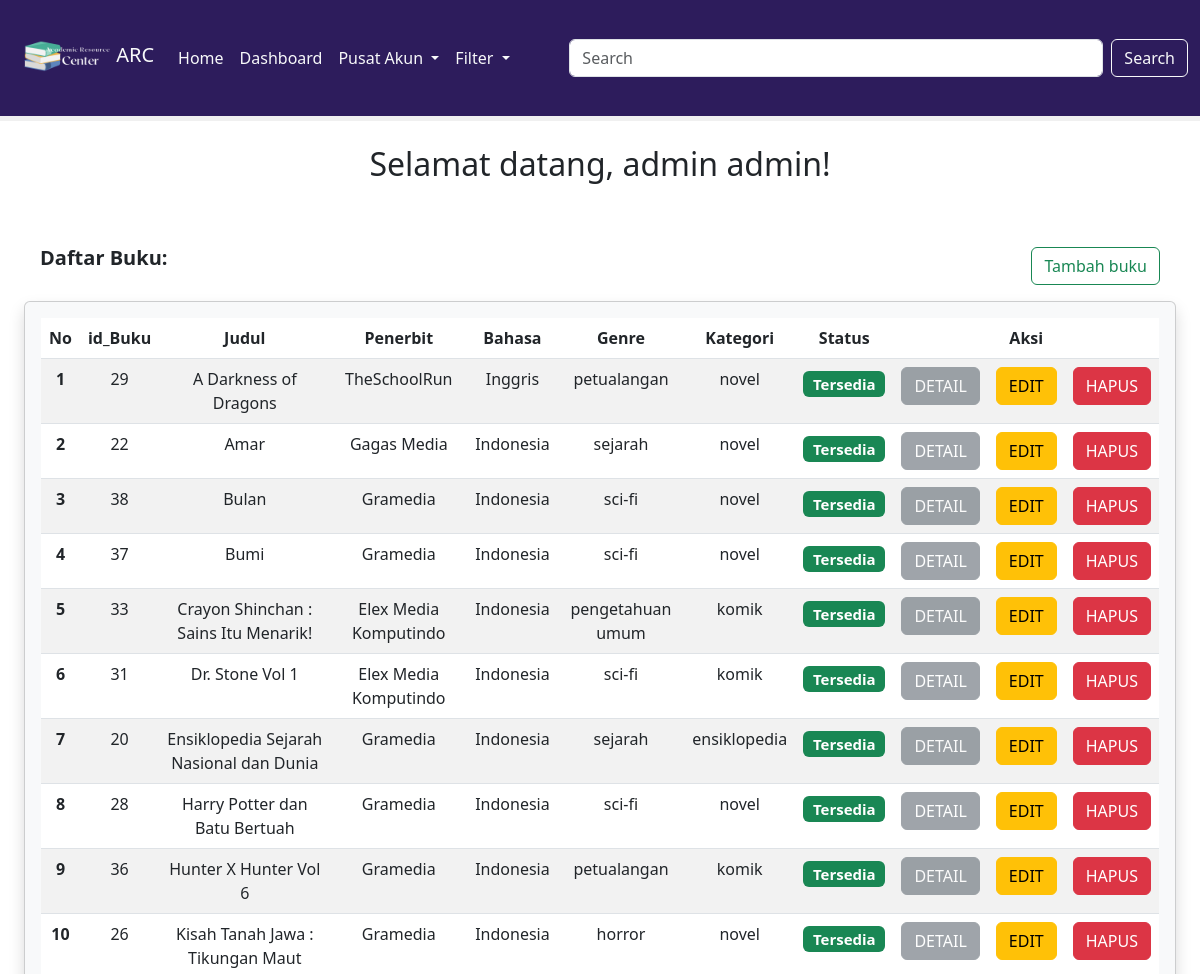
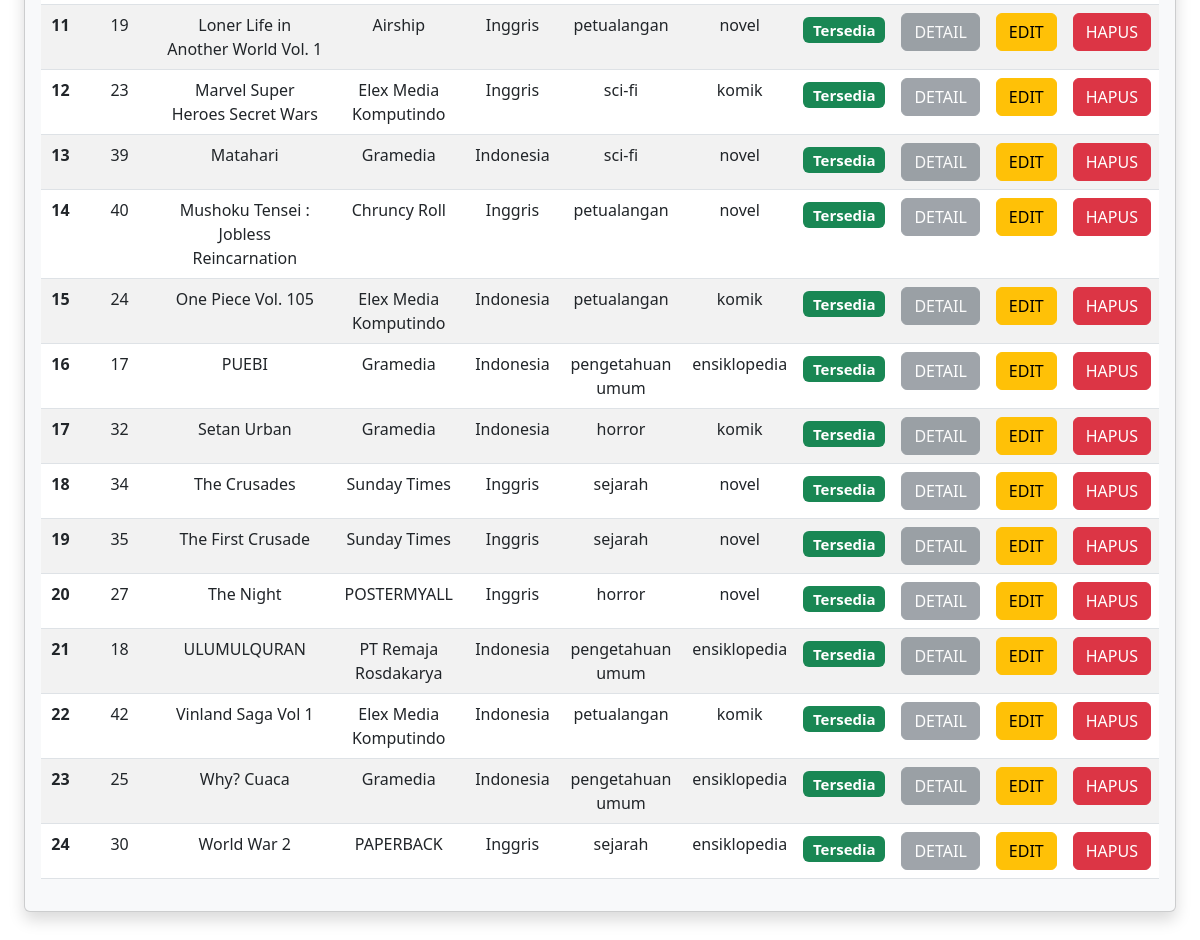
Screenshot of /proyek/admin.php?filter=Tersedia (signed in) with the database file from the repository (2 pictures, top to bottom).
### tables this page shows
CREATE TABLE `buku` (
  `id_buku` int(11) NOT NULL,
  `judul` varchar(50) NOT NULL,
  `foto` text NOT NULL,
  `penerbit` varchar(50) NOT NULL,
  `bahasa` varchar(50) NOT NULL,
  `id_kategori` varchar(11) NOT NULL,
  `id_genre` varchar(11) NOT NULL,
  `deskripsi` text NOT NULL,
  `statuss` varchar(20) NOT NULL
);

CREATE TABLE `genre` (
  `id_genre` varchar(11) NOT NULL,
  `genre` varchar(20) NOT NULL
);

CREATE TABLE `kategori` (
  `id_kategori` varchar(11) NOT NULL,
  `kategori` varchar(20) NOT NULL
);

### proyek/admin.php (the view, shortened to what this page needs)
<?php
include 'koneksi.php';
$search = isset($_GET['search']) ? $_GET['search'] : '';
$filter = isset($_GET['filter']) ? $_GET['filter'] : '';
$query = "SELECT * FROM buku
            INNER JOIN kategori ON buku.id_kategori = kategori.id_kategori
            INNER JOIN genre ON buku.id_genre = genre.id_genre
            WHERE (buku.judul LIKE '%$search%'
            OR buku.foto LIKE '%$search%'
            OR buku.penerbit LIKE '%$search%'
            OR buku.bahasa LIKE '%$search%'
            OR kategori.kategori LIKE '%$search%'
            OR genre.genre LIKE '%$search%')
            AND (buku.statuss LIKE '%$filter%') ORDER BY buku.judul;";
$result = mysqli_query($connection, $query);
?>
<!DOCTYPE html>
<html>
<head>
    <link rel="stylesheet" type="text/css" href="custom.css">
    <link href="https://cdn.jsdelivr.net/npm/bootstrap@5.3.0-alpha3/dist/css/bootstrap.min.css" rel="stylesheet"
>
</head>
<body>
    <nav class="navbar navbar-expand-lg">
        <div class="container-fluid">
            <div>
                <img src="logo.png" width="100" height="100">
                <a class="navbar-brand text-light" href="#">ARC</a>
            </div>
            <div class="collapse navbar-collapse" id="navbarSupportedContent">
                <ul class="navbar-nav me-auto mb-2 mb-lg-0">
                    <li class="nav-item">
                        <a class="nav-link active text-light" aria-current="page" href="index.php">Home</a>
                    </li>
                    <li class="nav-item">
                        <a class="nav-link active text-light" aria-current="page" href="admin.php?search=">Dashboard</a>
                    </li>
                    <li class="nav-item dropdown">
                        <a class="nav-link dropdown-toggle text-light" href="#" role="button" data-bs-toggle="dropdown"
                            aria-expanded="false">
                            Pusat Akun
                        </a>
                        <li class="nav-item dropdown">
                            <a class="nav-link dropdown-toggle text-light" href="#" role="button" data-bs-toggle="dropdown"
                                aria-expanded="false">
                                Filter
                            </a>
                        </li>
                    </li>
                </ul>
            </div>
            <div class="collapse navbar-collapse d-flex justify-content-end" id="pencarian">
                <br>
                <form class="d-flex text-light" role="search" action="admin.php" method="GET">
                    <input class="form-control me-2" type="search" name="search" placeholder="Search"
                        aria-label="Search" size="50">
                    <button class="btn btn-outline-light" type="submit">Search</button>
                </form>
            </div>
        </div>
    </nav>
    <div id="progress-bar">
    </div>
    <h2 class="mt-4" style="text-align:center">Selamat datang, admin
        <?php echo $_SESSION['username'] ?>!
    </h2><br>
    <div class="row mt-4 mb-2 mx-4 p-1">
        <div class="col-4">
            <p style="text-align: left; font-size:20px"><b>Daftar Buku:</b></p>
        </div>
        <div class="col-4 d-flex justify-content-end">
            <div class="d-flex align-items-center">
                <a class="btn btn-outline-success" href="tambah.php">Tambah buku</a>
            </div>
        </div>
    </div>
    <div class="card bg-body-tertiary rounded shadow mx-4 p-3 mb-5">
        <table class="table table table-striped text-center">
            <thead>
                <tr>
                    <th scope="col"><b>No</b></th>
                    <th scope="col">id_Buku</th>
                    <th scope="col">Judul</th>
                    <th scope="col">Penerbit</th>
                    <th scope="col">Bahasa</th>
                    <th scope="col">Genre</th>
                    <th scope="col">Kategori</th>
                    <th scope="col">Status</th>
                    <th scope="col"></th>
                    <th scope="col">Aksi</th>
                    <th scope="col"></th>
                </tr>
            </thead>
            <tbody>
                <?php
                if (mysqli_num_rows($result) > 0) {
                    ?>
                    <div class="row">
                        <?php
                        $i = 1;
                        while ($row = mysqli_fetch_assoc($result)) {
                            echo "<tr>";
                            echo "   <th scope=\"row\">" . $i . "</th>";
                            echo "   <td>" . $row['id_buku'] . "</td>";
                            echo "   <td>" . $row['judul'] . "</td>";
                            echo "   <td>" . $row['penerbit'] . "</td>";
                            echo "   <td>" . $row['bahasa'] . "</td>";
                            echo "   <td>" . $row['genre'] . "</td>";
                            echo "   <td>" . $row['kategori'] . "</td>";
                            if ($row['statuss'] == 'Dipinjam') {
                                ?>
                                <td>
                                    <h5><span class="badge bg-danger mt-1">Dipinjam</span></h5>
                                </td>
                                <?php
                            } else if ($row['statuss'] == 'Tersedia') {
                                ?>
                                    <td>
                                        <h5><span class="badge bg-success mt-1">Tersedia</span></h5>
                                    </td>
                                <?php
                            }
                            if ($row['statuss'] == 'Dipinjam') {
                                echo '<td><a href="detail.php?id_buku=' . $row['id_buku'] . '" class="btn btn-secondary">DETAIL</a></td>';
                            } else if ($row['statuss'] == 'Tersedia') {
                                echo '<td><a href="detail.php?id_buku=' . $row['id_buku'] . '" class="btn btn-secondary disabled" tabindex="-1" role="button" aria-disabled="true">DETAIL</a></td>';
                            }
                            echo '   <td><a href="edit.php?id_buku=' . $row['id_buku'] . '" class="btn btn-warning">EDIT</a></td>';
                            echo '   <td>
                                                <a href="hapus.php?hapus=' . $row['id_buku'] . '" class="btn btn-danger"
                                                data-bs-toggle="modal" data-bs-target="#deleteModal"
                                                onclick="setDeleteUrl(this.getAttribute(\'href\'))">HAPUS</a>
                                            </td>';
                            echo "</tr>";
                            $i++;
                        }
                }
                ?>
            </tbody>
        </table>
    </div>
    <br>
</body>
</html>

### proyek/custom.css (style rules this page uses)
.navbar { background-color: #2d1c5c; }
#progress-bar { width: 100%; height: 5px; background-color: #f0f0f0; }

### rows the page displays
buku: id_buku "29", judul "A Darkness of Dragons", penerbit "TheSchoolRun", bahasa "Inggris", id_genre.genre "petualangan", id_kategori.kategori "novel", statuss "Tersedia"
buku: id_buku "22", judul "Amar", penerbit "Gagas Media", bahasa "Indonesia", id_genre.genre "sejarah", id_kategori.kategori "novel", statuss "Tersedia"
buku: id_buku "38", judul "Bulan", penerbit "Gramedia", bahasa "Indonesia", id_genre.genre "sci-fi", id_kategori.kategori "novel", statuss "Tersedia"
buku: id_buku "37", judul "Bumi", penerbit "Gramedia", bahasa "Indonesia", id_genre.genre "sci-fi", id_kategori.kategori "novel", statuss "Tersedia"
buku: id_buku "33", judul "Crayon Shinchan : Sains Itu Menarik!", penerbit "Elex Media Komputindo", bahasa "Indonesia", id_genre.genre "pengetahuan umum", id_kategori.kategori "komik", statuss "Tersedia"
buku: id_buku "31", judul "Dr. Stone Vol 1", penerbit "Elex Media Komputindo", bahasa "Indonesia", id_genre.genre "sci-fi", id_kategori.kategori "komik", statuss "Tersedia"
buku: id_buku "20", judul "Ensiklopedia Sejarah Nasional dan Dunia", penerbit "Gramedia", bahasa "Indonesia", id_genre.genre "sejarah", id_kategori.kategori "ensiklopedia", statuss "Tersedia"
buku: id_buku "28", judul "Harry Potter dan Batu Bertuah", penerbit "Gramedia", bahasa "Indonesia", id_genre.genre "sci-fi", id_kategori.kategori "novel", statuss "Tersedia"
buku: id_buku "36", judul "Hunter X Hunter Vol 6", penerbit "Gramedia", bahasa "Indonesia", id_genre.genre "petualangan", id_kategori.kategori "komik", statuss "Tersedia"
buku: id_buku "26", judul "Kisah Tanah Jawa : Tikungan Maut", penerbit "Gramedia", bahasa "Indonesia", id_genre.genre "horror", id_kategori.kategori "novel", statuss "Tersedia"
buku: id_buku "19", judul "Loner Life in Another World Vol. 1", penerbit "Airship", bahasa "Inggris", id_genre.genre "petualangan", id_kategori.kategori "novel", statuss "Tersedia"
buku: id_buku "23", judul "Marvel Super Heroes Secret Wars", penerbit "Elex Media Komputindo", bahasa "Inggris", id_genre.genre "sci-fi", id_kategori.kategori "komik", statuss "Tersedia"
buku: id_buku "39", judul "Matahari", penerbit "Gramedia", bahasa "Indonesia", id_genre.genre "sci-fi", id_kategori.kategori "novel", statuss "Tersedia"
buku: id_buku "40", judul "Mushoku Tensei : Jobless Reincarnation", penerbit "Chruncy Roll", bahasa "Inggris", id_genre.genre "petualangan", id_kategori.kategori "novel", statuss "Tersedia"
buku: id_buku "24", judul "One Piece Vol. 105", penerbit "Elex Media Komputindo", bahasa "Indonesia", id_genre.genre "petualangan", id_kategori.kategori "komik", statuss "Tersedia"
buku: id_buku "17", judul "PUEBI", penerbit "Gramedia", bahasa "Indonesia", id_genre.genre "pengetahuan umum", id_kategori.kategori "ensiklopedia", statuss "Tersedia"
buku: id_buku "32", judul "Setan Urban", penerbit "Gramedia", bahasa "Indonesia", id_genre.genre "horror", id_kategori.kategori "komik", statuss "Tersedia"
buku: id_buku "34", judul "The Crusades", penerbit "Sunday Times", bahasa "Inggris", id_genre.genre "sejarah", id_kategori.kategori "novel", statuss "Tersedia"
buku: id_buku "35", judul "The First Crusade", penerbit "Sunday Times", bahasa "Inggris", id_genre.genre "sejarah", id_kategori.kategori "novel", statuss "Tersedia"
buku: id_buku "27", judul "The Night", penerbit "POSTERMYALL", bahasa "Inggris", id_genre.genre "horror", id_kategori.kategori "novel", statuss "Tersedia"
buku: id_buku "18", judul "ULUMULQURAN", penerbit "PT Remaja Rosdakarya", bahasa "Indonesia", id_genre.genre "pengetahuan umum", id_kategori.kategori "ensiklopedia", statuss "Tersedia"
buku: id_buku "42", judul "Vinland Saga Vol 1", penerbit "Elex Media Komputindo", bahasa "Indonesia", id_genre.genre "petualangan", id_kategori.kategori "komik", statuss "Tersedia"
buku: id_buku "25", judul "Why? Cuaca", penerbit "Gramedia", bahasa "Indonesia", id_genre.genre "pengetahuan umum", id_kategori.kategori "ensiklopedia", statuss "Tersedia"
buku: id_buku "30", judul "World War 2", penerbit "PAPERBACK", bahasa "Inggris", id_genre.genre "sejarah", id_kategori.kategori "ensiklopedia", statuss "Tersedia"

### other values shown
$_SESSION['username'] "admin"
